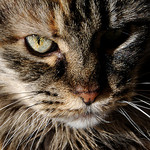
#> input picture cat.jpg, 150 x 150 px
$ python cat.py   (older library calls are emulated)
#> lines starting #> are read from the running program, lines starting #| are printed output that depends on the picture
from PIL import Image
from numpy import *
#from scipy.misc import lena,imsave
#from scipy.misc import imsave

# load image
im = array(Image.open("cat.jpg"))
#> im is the input picture: shape (150, 150, 3); mean R, G, B 91.2, 77.7, 63.5
N = im.shape[0]
#> N = 150

# create x and y components of Arnold's cat mapping
x,y = meshgrid(range(N),range(N))
xmap = (2*x+y) % N
ymap = (x+y) % N

for i in range(N+1):
 result = Image.fromarray(im)
 result.save("cat_%03d.png" % i)
 im = im[xmap,ymap]
#> this loop made 151 passes
#> pass 1, `im = im[xmap,ymap]`:
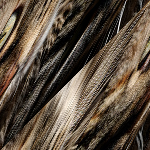
#> im: shape (150, 150, 3); mean R, G, B 91.2, 77.7, 63.5
#> pass 2, `im = im[xmap,ymap]`:
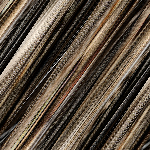
#> im: shape (150, 150, 3); mean R, G, B 91.2, 77.7, 63.5
#> pass 3, `im = im[xmap,ymap]`:
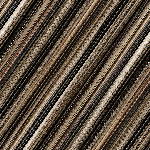
#> im: shape (150, 150, 3); mean R, G, B 91.2, 77.7, 63.5
#> after the loop:
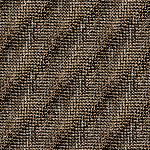
#> im: shape (150, 150, 3); mean R, G, B 91.2, 77.7, 63.5
#> after the loop:
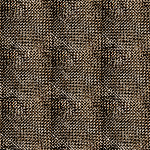
#> result: PIL image 150x150 RGB; mean R, G, B 91.2, 77.7, 63.5
